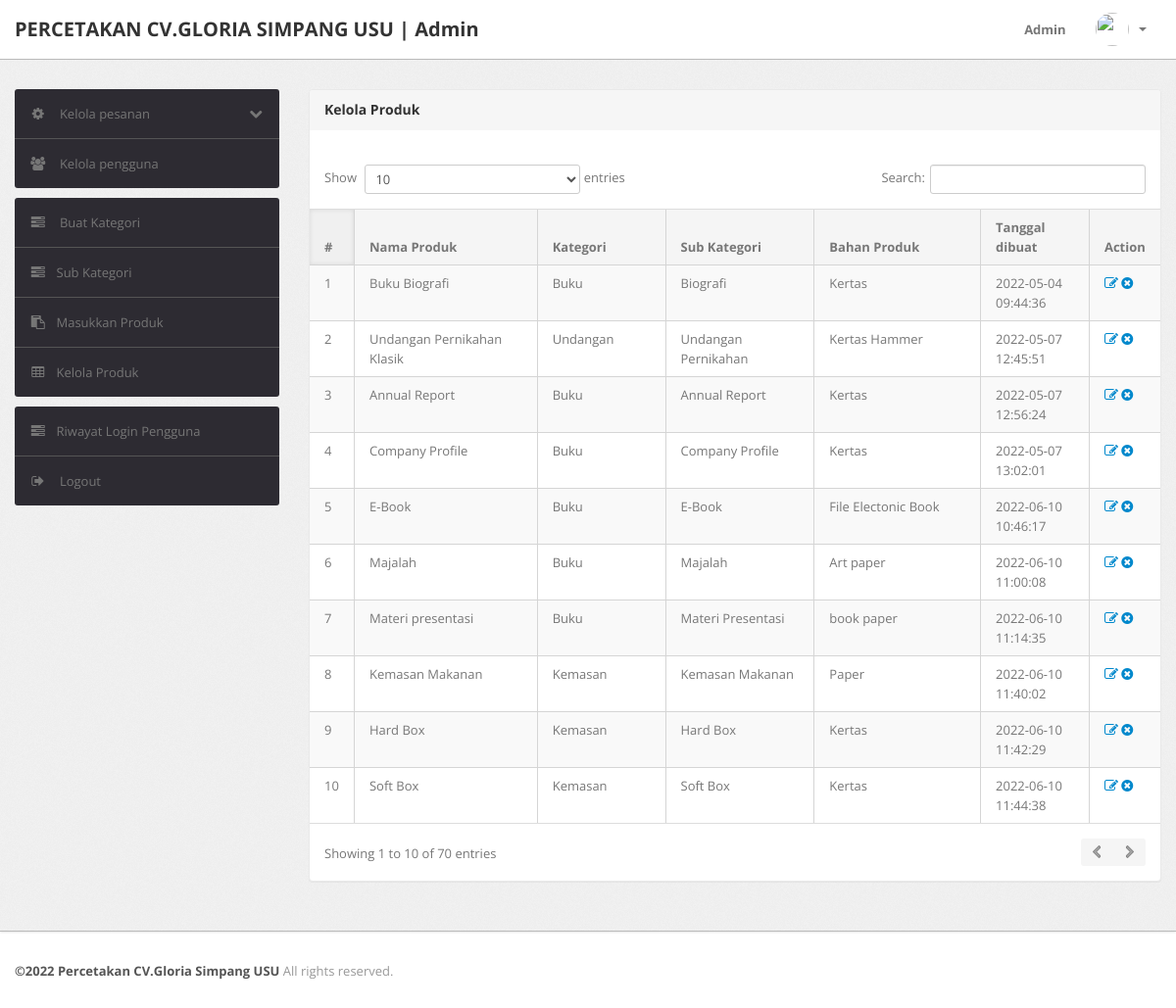
The page /percetakan/admin/manage-products.php (signed in) on the database its author committed.
### tables this page shows
CREATE TABLE `products` (
  `id` int(11) NOT NULL,
  `category` int(11) NOT NULL,
  `subCategory` int(11) DEFAULT NULL,
  `productName` varchar(255) DEFAULT NULL,
  `productCompany` varchar(255) DEFAULT NULL,
  `productPrice` int(11) DEFAULT NULL,
  `productPriceBeforeDiscount` int(11) DEFAULT NULL,
  `productDescription` longtext DEFAULT NULL,
  `productImage1` varchar(255) DEFAULT NULL,
  `productImage2` varchar(255) DEFAULT NULL,
  `productImage3` varchar(255) DEFAULT NULL,
  `shippingCharge` int(11) DEFAULT NULL,
  `productAvailability` varchar(255) DEFAULT NULL,
  `postingDate` timestamp NULL DEFAULT current_timestamp(),
  `updationDate` varchar(255) DEFAULT NULL
);

CREATE TABLE `category` (
  `id` int(11) NOT NULL,
  `categoryName` varchar(255) DEFAULT NULL,
  `categoryDescription` longtext DEFAULT NULL,
  `creationDate` timestamp NOT NULL DEFAULT current_timestamp(),
  `updationDate` varchar(255) DEFAULT NULL
);

CREATE TABLE `subcategory` (
  `id` int(11) NOT NULL,
  `categoryid` int(11) DEFAULT NULL,
  `subcategory` varchar(255) DEFAULT NULL,
  `creationDate` timestamp NULL DEFAULT current_timestamp(),
  `updationDate` varchar(255) DEFAULT NULL
);

### percetakan/admin/manage-products.php (the view, shortened to what this page needs)
<?php
include('include/config.php');
if(strlen($_SESSION['alogin'])==0)
	{
header('location:index.php');
}
else{
?>
<!DOCTYPE html>
<html lang="en">
<head>
	<link type="text/css" href="bootstrap/css/bootstrap.min.css" rel="stylesheet">
	<link type="text/css" href="bootstrap/css/bootstrap-responsive.min.css" rel="stylesheet">
	<link type="text/css" href="css/theme.css" rel="stylesheet">
	<link type="text/css" href="images/icons/css/font-awesome.css" rel="stylesheet">
</head>
<body>
<?php include('include/header.php');?>
	<div class="wrapper">
		<div class="container">
			<div class="row">
<?php include('include/sidebar.php');?>
			<div class="span9">
					<div class="content">
	<div class="module">
							<div class="module-head">
								<h3>Kelola Produk</h3>
							</div>
							<div class="module-body table">
									<br />
								<table cellpadding="0" cellspacing="0" border="0" class="datatable-1 table table-bordered table-striped	 display" width="100%">
									<thead>
										<tr>
											<th>#</th>
											<th>Nama Produk</th>
											<th>Kategori </th>
											<th>Sub Kategori</th>
											<th>Bahan Produk</th>
											<th>Tanggal dibuat</th>
											<th>Action</th>
										</tr>
									</thead>
									<tbody>
<?php $query=mysqli_query($con,"select products.*,category.categoryName,subcategory.subcategory from products join category on category.id=products.category join subcategory on subcategory.id=products.subCategory");
$cnt=1;
while($row=mysqli_fetch_array($query))
{
?>
										<tr>
											<td><?php echo htmlentities($cnt);?></td>
											<td><?php echo htmlentities($row['productName']);?></td>
											<td><?php echo htmlentities($row['categoryName']);?></td>
											<td> <?php echo htmlentities($row['subcategory']);?></td>
											<td><?php echo htmlentities($row['productCompany']);?></td>
											<td><?php echo htmlentities($row['postingDate']);?></td>
											<td>
											<a href="edit-products.php?id=<?php echo $row['id']?>" ><i class="icon-edit"></i></a>
											<a href="manage-products.php?id=<?php echo $row['id']?>&del=delete" onClick="return confirm('Are you sure you want to delete?')"><i class="icon-remove-sign"></i></a></td>
										</tr>
										<?php $cnt=$cnt+1; } ?>
								</table>
							</div>
						</div>
					</div>
				</div>
			</div>
		</div>
	</div>
<?php include('include/footer.php');?>
</body>
<?php } ?>

### rows shown on the page
products: productName "Buku Biografi", category.categoryName "Buku", subcategory.subcategory "Biografi", productCompany "Kertas", postingDate "2022-05-04 09:44:36"
products: productName "Undangan Pernikahan Klasik", category.categoryName "Undangan", subcategory.subcategory "Undangan Pernikahan", productCompany "Kertas Hammer", postingDate "2022-05-07 12:45:51"
products: productName "Annual Report", category.categoryName "Buku", subcategory.subcategory "Annual Report", productCompany "Kertas", postingDate "2022-05-07 12:56:24"
products: productName "Company Profile", category.categoryName "Buku", subcategory.subcategory "Company Profile", productCompany "Kertas", postingDate "2022-05-07 13:02:01"
products: productName "E-Book", category.categoryName "Buku", subcategory.subcategory "E-Book", productCompany "File Electonic Book", postingDate "2022-06-10 10:46:17"
products: productName "Majalah", category.categoryName "Buku", subcategory.subcategory "Majalah", productCompany "Art paper", postingDate "2022-06-10 11:00:08"
products: productName "Materi presentasi", category.categoryName "Buku", subcategory.subcategory "Materi Presentasi", productCompany "book paper", postingDate "2022-06-10 11:14:35"
products: productName "Kemasan Makanan", category.categoryName "Kemasan", subcategory.subcategory "Kemasan Makanan", productCompany "Paper", postingDate "2022-06-10 11:40:02"
products: productName "Hard Box", category.categoryName "Kemasan", subcategory.subcategory "Hard Box", productCompany "Kertas", postingDate "2022-06-10 11:42:29"
products: productName "Soft Box", category.categoryName "Kemasan", subcategory.subcategory "Soft Box", productCompany "Kertas", postingDate "2022-06-10 11:44:38"
